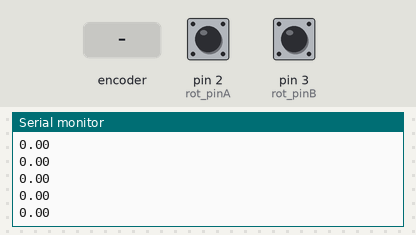
Bench run of a sketch on a simulated Arduino Uno, built with avr-gcc and run on an emulated ATmega328P. Parts: the last lines printed to the serial monitor. The test bench sets the inputs (shaded band); at power-on: pin 2 (rot_pinA) HIGH, pin 3 (rot_pinB) HIGH.

Above: at 1.2 s.
1.3 s: rotary encoder on pin 2 (rot_pinA) / pin 3 (rot_pinB) turned 1 step (first pin leading)
At 2.0 s:
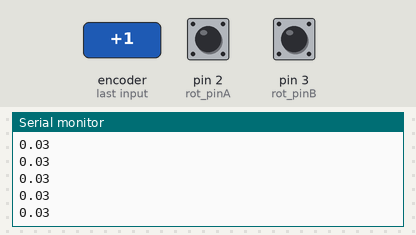
3.0 s: rotary encoder on pin 2 (rot_pinA) / pin 3 (rot_pinB) turned 1 step (first pin leading)
At 4.0 s:
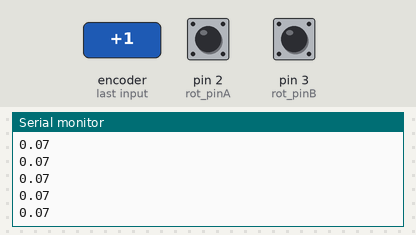
Timing chart, 0 to 6.0 s (numbered marks = the images above; inputs shaded):
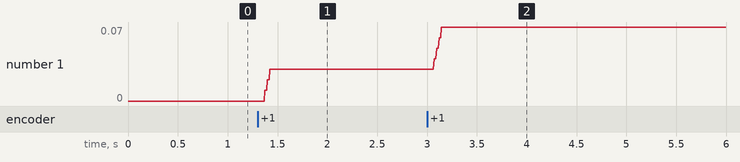

The sketch:

sketch_jul05c.ino
```cpp
#include <math.h>
const int rot_pinA = 2;//PinA 割り込み0
const int rot_pinB = 3;//PinB 割り込み1
long int rot_count = 0;

void setup()
{
  Serial.begin(9600);
  pinMode(rot_pinA,INPUT);
  pinMode(rot_pinB,INPUT);
  digitalWrite(rot_pinA,HIGH);
  digitalWrite(rot_pinB,HIGH);
  attachInterrupt(0, rotary_changedPinA, CHANGE); //pinAの信号変化に合わせて割り込み処理
  attachInterrupt(1, rotary_changedPinB, CHANGE); //pinBの信号変化に合わせて割り込み処理
}

void loop()
{
  //シリアルコンソールに現在の値を出力する
  Serial.println((((rot_count*M_PI*38)/360)/10/3.81));
}

//rot_countをインクリメント時に上限チェックを行う
void count_inc()
{
   ++rot_count;
}

//rot_countをdecrement時に下限チェックを行う
void count_dec()
{
  --rot_count;
}

//pinAの割り込み処理
void rotary_changedPinA()
{
  if(digitalRead(rot_pinA))
  {
    if(digitalRead(rot_pinB)) count_dec();
    else count_inc();
  } else {
    if(digitalRead(rot_pinB)) count_inc();
    else count_dec();
  }
}

//pinBの割り込み処理
void rotary_changedPinB()
{
  if(digitalRead(rot_pinB))
  {
    if(digitalRead(rot_pinA)) count_inc();
    else count_dec();
  } else {
    if(digitalRead(rot_pinA)) count_dec();
    else count_inc();
  }
}
```

Measured:
- after the input at 1.3 s, the serial monitor: prints a new line after 0.07 s (image 1)
- after the input at 3.0 s, the serial monitor: prints a new line after 0.07 s (image 2)
- plotted number 1: 0 → 0.03 after the input at 1.3 s, 0.03 → 0.07 after the input at 3.0 s
